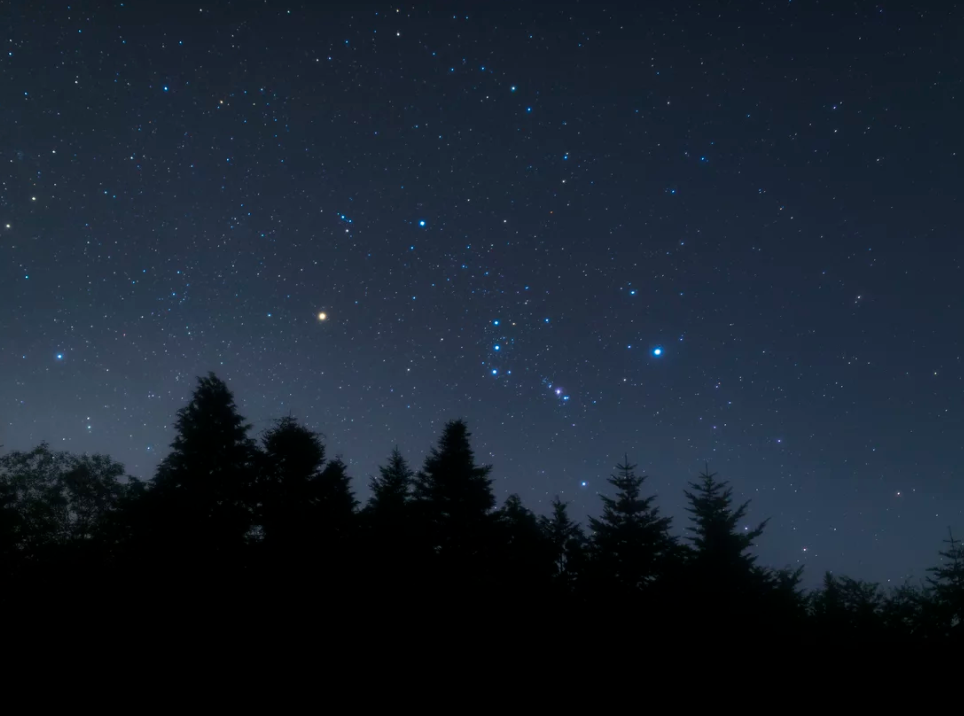
#> input picture celestial_navigation/orion_1.png, 964 x 716 px
$ python simple_id.py
#> lines starting #> are read from the running program, lines starting #| are printed output that depends on the picture; after the words box and inside, x2 and y2 are one past the last pixel; in counts of white or black regions, pixels touching at a corner belong together
# some random trigonometry right now with rough identification
# labels the image and uh returns x, y, z of observer

import cv2
import numpy as np
from sklearn.neighbors import KDTree
import pandas as pd
from datetime import datetime
import math

class ZenithCelestialNavigator:
    def __init__(self):
        """
        Initialize the celestial navigation system with specific focus on Orion.
        """
        self.star_catalog = self._load_orion_catalog()
        self.orion_pattern = self._define_orion_pattern()
        self.star_tree = self._build_star_tree()

    def _load_orion_catalog(self):
        """
        Load catalog with Orion's major stars.
        Coordinates are in right ascension (RA) and declination (Dec).
        """
        orion_stars = {
            'Betelgeuse': (88.79, 7.41, 0.42),    # Alpha Orionis
            'Rigel': (78.63, -8.20, 0.12),        # Beta Orionis
            'Bellatrix': (81.28, 6.35, 1.64),     # Gamma Orionis

            'Mintaka': (83.00, -0.30, 2.23),      # Delta Orionis
            'Alnilam': (84.05, -1.20, 1.69),      # Epsilon Orionis
            'Alnitak': (85.19, -1.94, 1.88),      # Zeta Orionis

            'Saiph': (86.94, -9.67, 2.06)         # Kappa Orionis
        }

        df = pd.DataFrame([
            {'name': name, 'ra': coords[0], 'dec': coords[1], 'magnitude': coords[2]}
            for name, coords in orion_stars.items()
        ])
        return df

    def _define_orion_pattern(self):
        """
        Define the relative pattern of Orion's stars.
        Returns normalized vectors between key stars.
        """
        # Define key star patterns in Orion (simplified relative positions)
        return {
            'belt': [
                {'start': 'Mintaka', 'end': 'Alnilam'},
                {'start': 'Alnilam', 'end': 'Alnitak'}
            ],
            'shoulders': [
                {'start': 'Betelgeuse', 'end': 'Bellatrix'}
            ],
            'feet': [
                {'start': 'Rigel', 'end': 'Saiph'}
            ],
            'body': [
                {'start': 'Alnilam', 'end': 'Betelgeuse'},
                {'start': 'Alnilam', 'end': 'Rigel'}
            ]
        }

    def _build_star_tree(self):
        """Build KD-tree for star pattern matching."""
        coords = np.column_stack((self.star_catalog['ra'], self.star_catalog['dec']))
        return KDTree(coords)


    def detect_stars_improved(self, image_path, min_brightness=180, min_area=3, max_area=150):
        """
        Improved star detection specifically tuned for night sky images.

        Args:
            image_path: Path to the image file
            min_brightness: Minimum pixel brightness to consider (0-255)
            min_area: Minimum area of star blob
            max_area: Maximum area of star blob
        """
        # Read image
        img = cv2.imread(image_path)
        if img is None:
            raise Exception("Failed to load image within function")

        # Convert to grayscale
        gray = cv2.cvtColor(img, cv2.COLOR_BGR2GRAY)

        # Apply Gaussian blur to reduce noise
        blurred = cv2.GaussianBlur(gray, (3, 3), 0)

        # Apply local contrast enhancement
        clahe = cv2.createCLAHE(clipLimit=3.0, tileGridSize=(8, 8))
        enhanced = clahe.apply(blurred)

        # Binary threshold
        _, binary = cv2.threshold(enhanced, min_brightness, 255, cv2.THRESH_BINARY)

        # Find connected components
        num_labels, labels, stats, centroids = cv2.connectedComponentsWithStats(binary, connectivity=8)

        stars = []
        for i in range(1, num_labels):  # Skip background (label 0)
            area = stats[i, cv2.CC_STAT_AREA]
            if min_area <= area <= max_area:
                x = centroids[i][0]
                y = centroids[i][1]
                # Get maximum brightness in the component
                mask = (labels == i).astype(np.uint8)
                brightness = np.max(enhanced * mask)
                stars.append((x, y, brightness))

        # Sort by brightness
        stars_sorted = sorted(stars, key=lambda x: x[2], reverse=True)
        annotated_img = img.copy()
        for star in stars_sorted:
            x, y, brightness = star
            cv2.circle(annotated_img, (int(x), int(y)), 5, (0, 255, 0), 2)  # Green circles for stars
        cv2.imshow("image with stars", annotated_img)
        cv2.waitKey(0) # press 0 to exit
        cv2.destroyAllWindows()
        return stars_sorted


    # [36 lines left out: function detect_stars, not called in this run]


    def identify_orion_improved(self, stars, image_shape, belt_width_range=(0.05, 0.6)):
        """
        Fixed Orion identification focusing on the actual star pattern.

        Args:
            stars: List of (x, y, brightness) tuples
            image_shape: Shape of the original image
            belt_width_range: (min, max) range for belt width as fraction of image width
        """
        if len(stars) < 5:
            print("not enough stars")
            return None

        height, width = image_shape[:2]
        # Consider all provided stars since the belt stars aren't necessarily the brightest
        bright_stars = stars

        def calc_distance(p1, p2):
            return np.sqrt((p1[0] - p2[0])**2 + (p1[1] - p2[1])**2)

        def is_roughly_collinear(p1, p2, p3, tolerance_degrees=35):  # Increased tolerance
            v1 = np.array([p1[0] - p2[0], p1[1] - p2[1]])
            v2 = np.array([p3[0] - p2[0], p3[1] - p2[1]])

            dot_product = np.dot(v1, v2)
            norms = np.linalg.norm(v1) * np.linalg.norm(v2)

            if norms == 0:
                return False

            angle = np.degrees(np.arccos(np.clip(dot_product / norms, -1.0, 1.0)))
            return abs(180 - angle) < tolerance_degrees

        best_belt = None
        best_belt_score = float('inf')

        # Use the provided bounds
        min_belt_width = 0.02 * width
        max_belt_width = 0.9 * width

        for i in range(len(bright_stars)):
            for j in range(len(bright_stars)):
                if i == j:
                    continue
                for k in range(len(bright_stars)):
                    if k == i or k == j:
                        continue

                    p1 = np.array(bright_stars[i][:2])
                    p2 = np.array(bright_stars[j][:2])
                    p3 = np.array(bright_stars[k][:2])

                    # Basic sanity check - points should be different
                    if np.allclose(p1, p2) or np.allclose(p2, p3) or np.allclose(p1, p3):
                        continue

                    if not is_roughly_collinear(p1, p2, p3):
                        continue

                    d1 = calc_distance(p1, p2)
                    d2 = calc_distance(p2, p3)
                    belt_length = d1 + d2

                    if not (min_belt_width <= belt_length <= max_belt_width):
                        continue

                    # Relaxed spacing ratio
                    spacing_ratio = d1/d2 if d2 > 0 else float('inf')
                    if not (0.3 < spacing_ratio < 3.0):
                        continue

                    # Score based primarily on geometric arrangement
                    angle_score = abs(180 - np.degrees(np.arccos(np.clip(np.dot(
                        p3 - p2, p2 - p1) / (np.linalg.norm(p3 - p2) * np.linalg.norm(p2 - p1)),
                        -1.0, 1.0))))

                    # Add a slight preference for brighter stars but don't make it dominant
                    brightness_score = (1000 - (bright_stars[i][2] + bright_stars[j][2] + bright_stars[k][2])) / 1000

                    # Prefer middle ranges of belt length
                    length_score = abs(0.5 - (belt_length / max_belt_width))

                    total_score = angle_score + length_score * 10 + brightness_score * 5

                    if total_score < best_belt_score:
                        best_belt_score = total_score
                        best_belt = {
                            'stars': [p1, p2, p3],
                            'score': total_score,
                            'brightness': [bright_stars[i][2], bright_stars[j][2], bright_stars[k][2]]
                        }

        if not best_belt:
            return None

        # Rest of the function remains the same...
        belt_center = np.mean(best_belt['stars'], axis=0)
        belt_vector = best_belt['stars'][2] - best_belt['stars'][0]
        belt_normal = np.array([-belt_vector[1], belt_vector[0]])
        belt_length = np.linalg.norm(belt_vector)

        candidates = []
        for star in bright_stars:
            if all(not np.allclose(star[:2], belt_star) for belt_star in best_belt['stars']):
                pos = np.array(star[:2])
                dist_to_belt = abs(np.dot(pos - belt_center, belt_normal)) / np.linalg.norm(belt_normal)
                relative_dist = dist_to_belt / belt_length
                if 0.6 < relative_dist < 1.8:
                    candidates.append((star, dist_to_belt, np.dot(pos - belt_center, belt_normal) > 0))

        upper_stars = sorted([c for c in candidates if c[2]], key=lambda x: x[0][2], reverse=True)
        lower_stars = sorted([c for c in candidates if not c[2]], key=lambda x: x[0][2], reverse=True)

        if not (upper_stars and lower_stars):
            return None

        betelgeuse = upper_stars[0][0]
        rigel = lower_stars[0][0]

        confidence = min(1.0, len(candidates) / 5)

        return {
            'belt_stars': best_belt['stars'],
            'betelgeuse': (betelgeuse[0], betelgeuse[1]),
            'rigel': (rigel[0], rigel[1]),
            'confidence': confidence
        }

    # [89 lines left out: functions calculate_observer_position, visualize_detection, not called in this run]

def main():
    # Initialize navigator
    navigator = ZenithCelestialNavigator()

    # Process image
    image_0 = "orion_0.jpg"
    image_1 = "orion_1.png"
    image_2 = "orion_2.png"

    # check if the image can be read
    # right now it only identifies orion_2.png successfully
    demo_img = cv2.imread(image_1)
#> demo_img is the input picture: shape (716, 964, 3); mean B, G, R 45.9, 34, 24.5
    if demo_img is None:
        raise ValueError("Failed to load image outside function")


    #try:
        # Calculate position


    # code for debugging
    detected_stars = navigator.detect_stars_improved(image_1)
#> in detect_stars_improved, `gray = cv2.cvtColor(img, cv2.COLOR_BGR2GRAY)`:
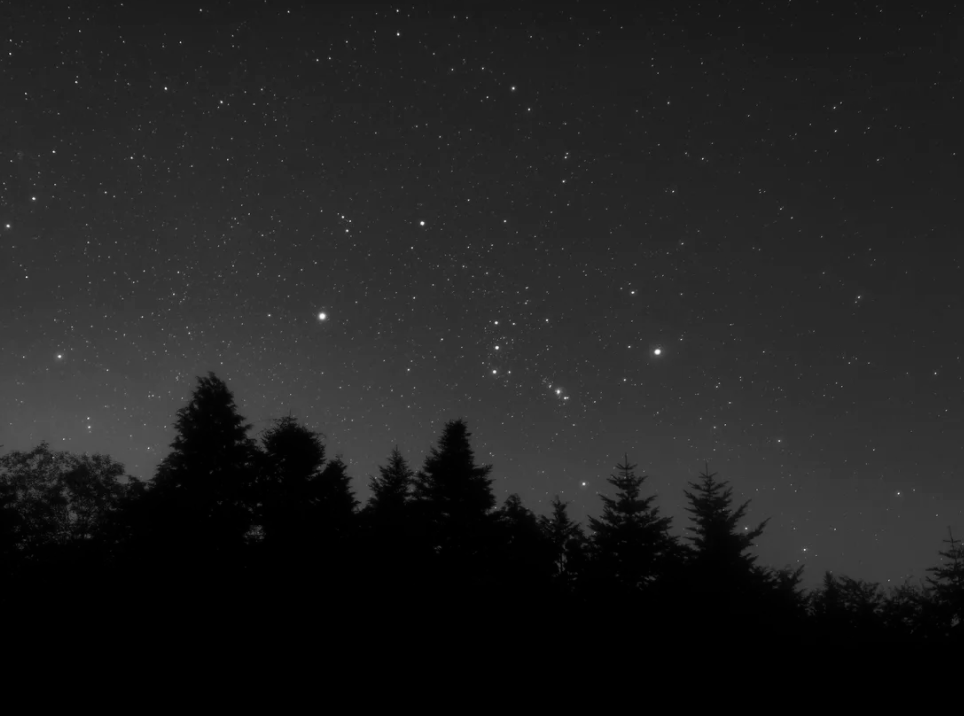
#> gray: shape (716, 964); min 0, max 252, mean 32.5
#> in detect_stars_improved, `enhanced = clahe.apply(blurred)`:
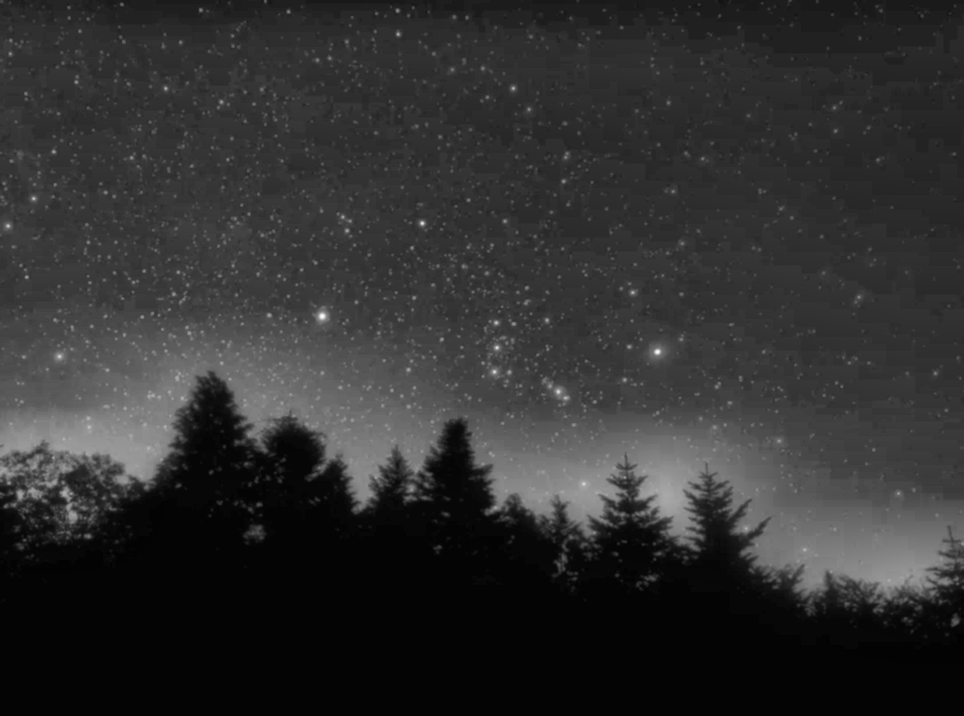
#> enhanced: shape (716, 964); min 2, max 250, mean 47.5
#> in detect_stars_improved, `_, binary = cv2.threshold(enhanced, min_brightness, 255, cv2.THRESH_BI..`:
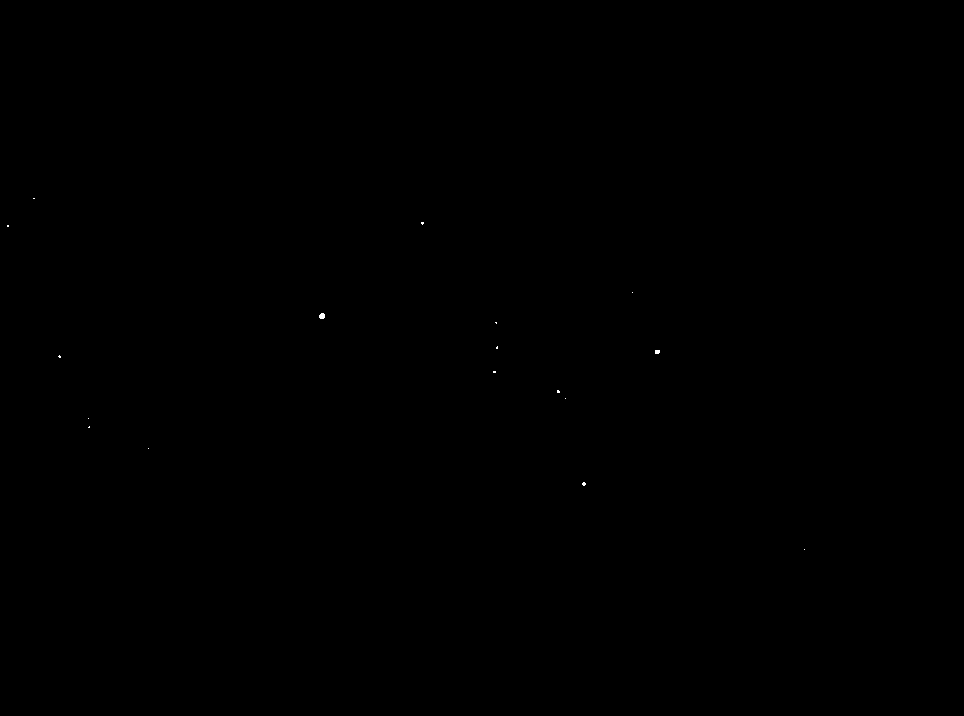
#> binary: shape (716, 964); 0.02% white in thin lines or dots, all inside (x1, y1, x2, y2) = (7, 198, 805, 550)
#> in detect_stars_improved, `num_labels, labels, stats, centroids = cv2.connectedComponentsWithStat..`: labels: shape (716, 964) int32; 18 distinct labels, from 0 to 17
#> in detect_stars_improved, `num_labels, labels, stats, centroids = cv2.connectedComponentsWithStat..`: num_labels = 18; stats = 18 rows, first 6: [0, 0, 964, 716, 690114], [33, 198, 2, 1, 2], [421, 222, 3, 3, 7], [7, 225, 2, 2, 4], [632, 292, 1, 1, 1], [319, 313, 6, 6, 30]; centroids = 18 rows, first 8: [481.5, 357.5], [33.5, 198], [422, 222.7], [7.5, 225.5], [632, 292], [321.6, 315.6], [495.7, 322.3], [496.6, 347.2]
#> the loop in detect_stars_improved, `for i in range(1, num_labels):` made 17 passes
#> (area, x, y, brightness) on pass 5: (30, 321.6, 315.6, 250)
#> after the loop in detect_stars_improved, `for i in range(1, num_labels):`: stars = [(422, 222.7, 229), (7.5, 225.5, 192), (321.6, 315.6, 250), (495.7, 322.3, 198), (496.6, 347.2, 217), (656.9, 351.4, 248), (59.17, 356.2, 215), (494, 371.5, 217), (557.9, 391.1, 219), (88.67, 426.7, 192), (583.5, 483.5, 211)]
#> in detect_stars_improved, `stars_sorted = sorted(stars, key=lambda x: x[2], reverse=True)`: stars_sorted = [(321.6, 315.6, 250), (656.9, 351.4, 248), (422, 222.7, 229), (557.9, 391.1, 219), (496.6, 347.2, 217), (494, 371.5, 217), (59.17, 356.2, 215), (583.5, 483.5, 211), (495.7, 322.3, 198), (7.5, 225.5, 192), (88.67, 426.7, 192)]
#> the loop in detect_stars_improved, `for star in stars_sorted:` made 11 passes
#> after the loop in detect_stars_improved, `for star in stars_sorted:`:
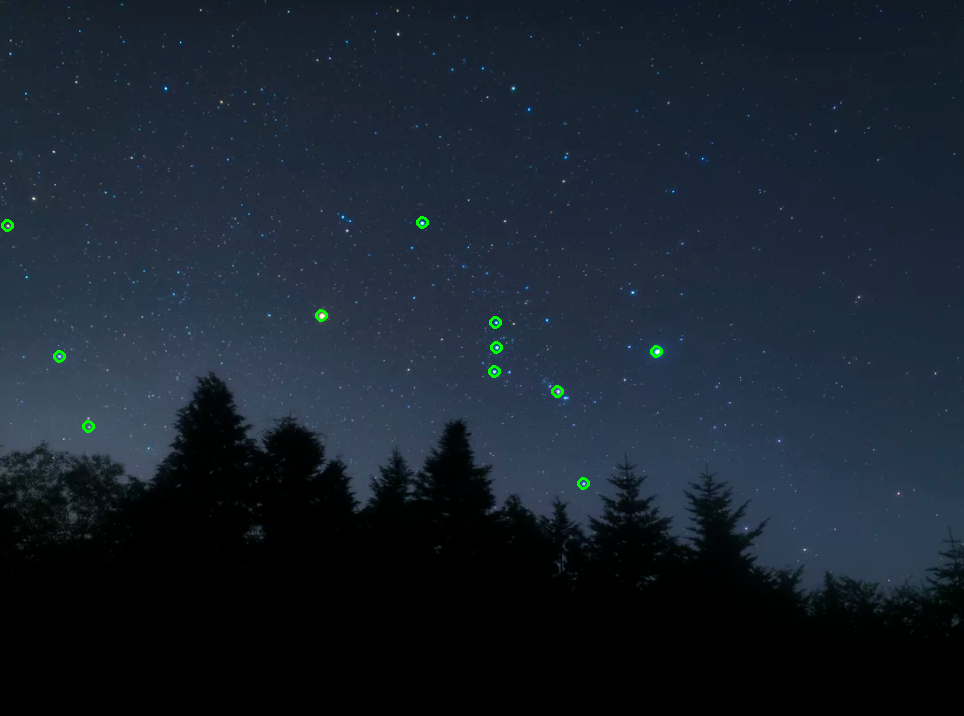
#> annotated_img: shape (716, 964, 3); 0.14% of pixels changed, all inside (x1, y1, x2, y2) = (1, 216, 663, 490)
#> detected_stars has the same summary as stars_sorted in detect_stars_improved
    print(detected_stars)
#> (printed output is left out)
    orion_match = navigator.identify_orion_improved(detected_stars, demo_img.shape)
#> in identify_orion_improved, `bright_stars = stars`: bright_stars has the same summary as stars_sorted in detect_stars_improved
#> the loop in identify_orion_improved, `for i in range(len(bright_stars)):` made 11 passes
#> the loop in identify_orion_improved, `for star in bright_stars:` made 11 passes
    print("The results after identification:", orion_match)
#| The results after identification: None
    #navigator.calculate_observer_position(image_2)
#> (the run stopped early here; a loop or call above may not have finished)
